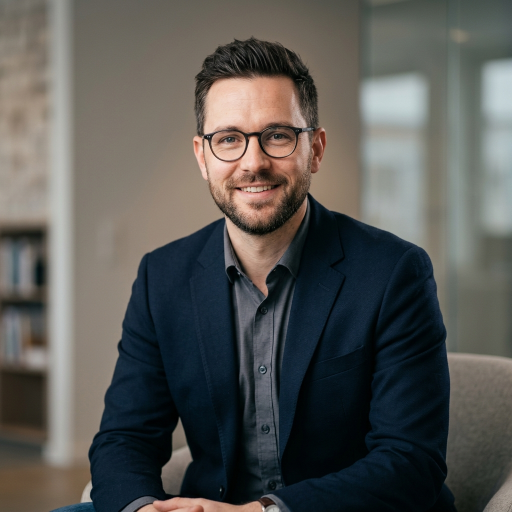
#> input picture me.jpg, 1024 x 1024 px, found by its file name (shown at 1/2 size)
$ python dotify.py me.jpg -o assets/portrait
#> lines starting #> are read from the running program, lines starting #| are printed output that depends on the picture
#!/usr/bin/env python3
"""
dotify.py - turn a photo into dot-matrix / binary-grid art as an SVG.

Usage
-----
    python scripts/dotify.py me.jpg -o assets/portrait
    python scripts/dotify.py me.jpg -o assets/portrait --mode binary --cols 64
    python scripts/dotify.py me.jpg -o assets/portrait --circle --animate --color

Writes <out>-dark.svg and <out>-light.svg so the README can swap them with
<picture> + prefers-color-scheme. Also writes <out>.txt for the text modes.

Modes
-----
  dots    halftone: one circle per cell, radius scales with brightness
  binary  a grid of 0/1 glyphs, opacity scales with brightness
  ascii   plain ASCII ramp -> .txt (paste inside a ``` code block)
  braille unicode braille blocks -> .txt (4x denser than ascii)
"""

from __future__ import annotations

import argparse
import math
import sys
from pathlib import Path

try:
    from PIL import Image, ImageChops, ImageEnhance, ImageFilter, ImageOps
except ImportError:  # pragma: no cover
    sys.exit("Pillow is required:  python -m pip install Pillow")


# --------------------------------------------------------------------------- #
# themes
# --------------------------------------------------------------------------- #

THEMES = {
    # name: (foreground, dim-foreground, background-or-None)
    "dark": ("#39d353", "#0e4429", None),
    "light": ("#216e39", "#aceebb", None),
}

ASCII_RAMP = "@%#*+=-:. "  # dark -> light
BRAILLE_BASE = 0x2800
# bit order for a 2x4 braille cell: (col, row) -> dot bit
BRAILLE_BITS = [[0x01, 0x08], [0x02, 0x10], [0x04, 0x20], [0x40, 0x80]]


# --------------------------------------------------------------------------- #
# image prep
# --------------------------------------------------------------------------- #


# [11 lines left out: function square_crop, not called in this run]


def load_grid(path: Path, cols: int, contrast: float, gamma: float,
              cell_aspect: float, square: bool = False,
              focus: tuple[float, float] = (0.5, 0.5),
              equalize: bool = False, detail: float = 0.0):
    """Return (width, height, lum[y][x] in 0..1, rgb[y][x]).

    If the source has an alpha channel it is treated as a subject cutout: the
    image is flattened onto black, and the mask is carried through so nothing
    is ever drawn outside the subject and so `equalize` only measures the
    subject's own histogram rather than a huge empty background.
    """
#> called with cols = 88, contrast = 1.25, gamma = 1, cell_aspect = 1, square = False, focus = (0.5, 0.5), equalize = False, detail = 0
    img = ImageOps.exif_transpose(Image.open(path))
#> img is the input picture: PIL image 1024x1024 RGB; mean R, G, B 87.7, 87.3, 84

    mask = None
    if img.mode in ("RGBA", "LA", "P"):
        img = img.convert("RGBA")
        if img.split()[3].getextrema()[0] < 250:  # a real cutout, not a stray channel
            mask = img.split()[3]
        flat = Image.new("RGBA", img.size, (0, 0, 0, 255))
        flat.alpha_composite(img)
        img = flat
    img = img.convert("RGB")

    if square:
        img = square_crop(img, *focus)
        if mask is not None:
            mask = square_crop(mask, *focus)

    gray = img.convert("L")
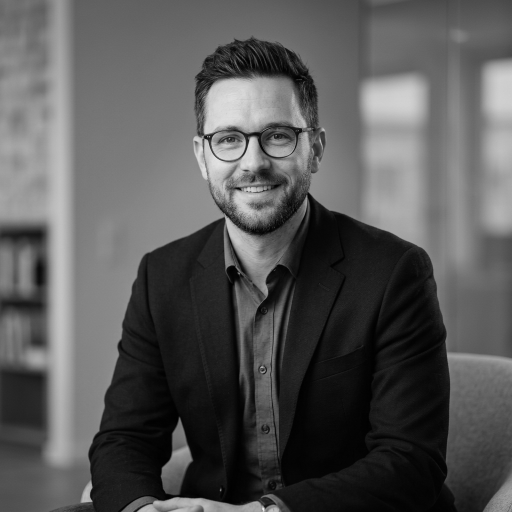
#> gray: PIL image 1024x1024 L (shown at 1/2 size); min 0, max 251, mean 87

    # A lit face against near-black hair spans a far wider range than the ~10
    # tones a dot ramp can show. Equalising against the subject's own histogram
    # buys back the shadow detail; the unsharp pass puts local facial structure
    # back on top of the flattened result.
    if equalize:
        binmask = mask.point(lambda v: 255 if v > 127 else 0) if mask else None
        gray = ImageOps.equalize(gray, mask=binmask)
    if detail > 0:
        radius = max(2, round(min(img.size) / 52))
        gray = gray.filter(ImageFilter.UnsharpMask(
            radius=radius, percent=round(detail * 100), threshold=0))
    if contrast != 1.0:
        gray = ImageEnhance.Contrast(gray).enhance(contrast)
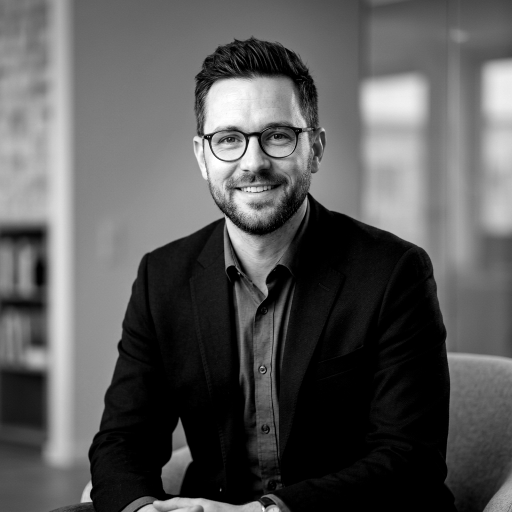
#> gray: PIL image 1024x1024 L (shown at 1/2 size); min 0, max 255, mean 88.3
        img = ImageEnhance.Contrast(img).enhance(contrast)
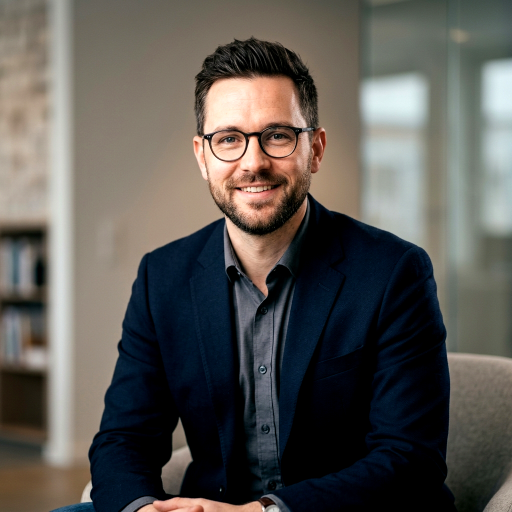
#> img: PIL image 1024x1024 RGB (shown at 1/2 size); mean R, G, B 91.2, 88.3, 83.7

    w, h = img.size
#> w = 1024; h = 1024
    # cell_aspect is cell width / cell height: 1.0 for square dot cells,
    # ~0.5 for monospace glyphs (which are about twice as tall as they are wide)
    rows = max(1, round(cols * (h / w) * cell_aspect))
#> rows = 88
    small_g = gray.resize((cols, rows), Image.Resampling.LANCZOS)
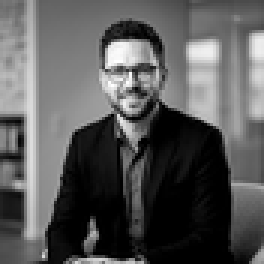
#> small_g: PIL image 88x88 L (shown 3 times larger); min 0, max 255, mean 88.4
    if mask is not None:
        small_m = mask.resize((cols, rows), Image.Resampling.LANCZOS)
        small_g = ImageChops.multiply(small_g, small_m)
    small_c = img.resize((cols, rows), Image.Resampling.LANCZOS)
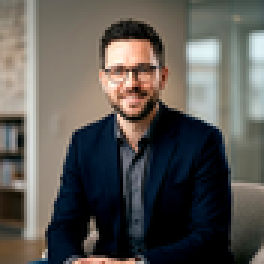
#> small_c: PIL image 88x88 RGB (shown 3 times larger); mean R, G, B 91.3, 88.3, 83.8

    gp, cp = small_g.load(), small_c.load()
    rgb, lum = [], []
    for y in range(rows):
        rgb_row, lum_row = [], []
        for x in range(cols):
            rgb_row.append(cp[x, y])
            v = gp[x, y] / 255.0
            lum_row.append(min(1.0, max(0.0, v ** gamma)))
        rgb.append(rgb_row)
        lum.append(lum_row)
#> after the loop, lum = 88 items; rgb = 88 items
    return cols, rows, lum, rgb


# [10 lines left out: function circle_falloff, not called in this run]


# --------------------------------------------------------------------------- #
# svg builders
# --------------------------------------------------------------------------- #

def svg_header(w, h, rows, opts):
    css = []

    if opts.animate:
        # slow shimmer sweeping across the columns, staggered by lane
        css.append("@keyframes dp{0%,100%{opacity:.45}50%{opacity:1}}")
        css.append(f".d{{animation:dp {opts.duration}s ease-in-out infinite}}")
        css += [f".l{i}{{animation-delay:{i / opts.lanes * opts.duration:.2f}s}}"
                for i in range(opts.lanes)]

    if opts.reveal:
        # Row-by-row load-in. The animation goes on a <g> wrapping each row
        # rather than on the dots themselves: group opacity MULTIPLIES with the
        # children's own opacity, so binary mode keeps its per-glyph tone
        # instead of having it overwritten, and it is one class per row rather
        # than one per dot.
        step = opts.reveal_time / max(rows - 1, 1)
        css.append("@keyframes rv{from{opacity:0}to{opacity:1}}")
        css.append(f".rw{{animation:rv {opts.reveal_fade}s ease-out both}}")
        css += [
            f".r{y}{{animation-delay:{(rows - 1 - y if opts.reveal_dir == 'up' else y) * step:.3f}s}}"
            for y in range(rows)
        ]

    style = f"<style>{''.join(css)}</style>" if css else ""
    bgrect = f'<rect width="100%" height="100%" fill="{opts.bg}"/>' if opts.bg else ""
    pad = opts.pad
    return (
        f'<svg xmlns="http://www.w3.org/2000/svg" '
        f'viewBox="0 0 {w + 2 * pad} {h + 2 * pad}" '
        f'width="{w + 2 * pad}" height="{h + 2 * pad}" role="img" '
        f'aria-label="dot-matrix portrait">{style}{bgrect}'
        f'<g transform="translate({pad},{pad})">'
    )


def build_dots(cols, rows, lum, rgb, theme, opts):
    fg, dim, _ = THEMES[theme]
    cell = opts.cell
    max_r = cell * 0.5 * opts.dot_scale
    lanes = opts.lanes
    out = []
    for y in range(rows):
        row = []
        for x in range(cols):
            v = lum[y][x]
            if opts.invert:
                v = 1 - v
            if opts.circle:
                v *= circle_falloff(x, y, cols, rows)
            if v < opts.floor:
                continue
            r = max_r * (v ** 0.85)
            if r < 0.18:
                continue
            cx = x * cell + cell / 2
            cy = y * cell + cell / 2
            if opts.color:
                cr, cg, cb = rgb[y][x]
                fill = f"#{cr:02x}{cg:02x}{cb:02x}"
            else:
                fill = fg if v > 0.42 else dim
            cls = f' class="d l{x % lanes}"' if opts.animate else ""
            row.append(
                f'<circle cx="{cx:.1f}" cy="{cy:.1f}" r="{r:.2f}" fill="{fill}"{cls}/>'
            )
        if not row:
            continue
        if opts.reveal:
            out.append(f'<g class="rw r{y}">{"".join(row)}</g>')
        else:
            out += row
    return "".join(out), cols * cell, rows * cell


# [77 lines left out: functions build_binary, build_ascii, build_braille, not called in this run]


# --------------------------------------------------------------------------- #
# main
# --------------------------------------------------------------------------- #


def main(argv=None):
    p = argparse.ArgumentParser(description=__doc__,
                                formatter_class=argparse.RawDescriptionHelpFormatter)
    p.add_argument("image", type=Path, help="source photo (jpg/png/webp)")
    p.add_argument("-o", "--out", type=Path, default=Path("assets/portrait"),
                   help="output path WITHOUT extension (default: assets/portrait)")
    p.add_argument("--mode", choices=("dots", "binary", "ascii", "braille"),
                   default="dots")
    p.add_argument("--cols", type=int, default=88, help="dots across (default 88)")
    p.add_argument("--cell", type=float, default=10.0, help="SVG units per cell")
    p.add_argument("--dot-scale", type=float, default=0.92,
                   help="max dot diameter as a fraction of the cell")
    p.add_argument("--gamma", type=float, default=1.0,
                   help="<1 brightens midtones, >1 darkens them")
    p.add_argument("--contrast", type=float, default=1.25)
    p.add_argument("--equalize", action="store_true",
                   help="equalise against the subject's own histogram — the fix "
                        "for a lit face against dark hair losing all shadow detail")
    p.add_argument("--detail", type=float, default=0.0, metavar="N",
                   help="local-contrast boost, 0-1.5. Puts facial structure back "
                        "after --equalize flattens it; 0.5 is a good start")
    p.add_argument("--floor", type=float, default=0.06,
                   help="drop cells dimmer than this (keeps the file small)")
    p.add_argument("--threshold", type=float, default=0.45,
                   help="on/off cutoff for braille mode")
    p.add_argument("--cell-aspect", type=float, default=1.0,
                   help="cell width/height; use 0.5 for ascii mode")
    p.add_argument("--square", action="store_true",
                   help="crop to 1:1 before converting")
    p.add_argument("--focus", default="0.5,0.5", metavar="X,Y",
                   help="focus point for --square as fractions of width,height "
                        "(default 0.5,0.5; use e.g. 0.55,0.42 to centre a face "
                        "sitting right of and above the middle)")
    p.add_argument("--invert", action="store_true",
                   help="big dots on DARK areas instead of light ones")
    p.add_argument("--circle", action="store_true",
                   help="mask to a circle (avatar style)")
    p.add_argument("--color", action="store_true",
                   help="tint each dot with the source pixel colour")
    p.add_argument("--animate", action="store_true",
                   help="add a slow shimmer sweeping across the columns")
    p.add_argument("--lanes", type=int, default=14, help="shimmer stagger groups")
    p.add_argument("--duration", type=float, default=4.0, help="shimmer seconds")
    p.add_argument("--reveal", action="store_true",
                   help="draw the image in row by row on load, like a slow scan")
    p.add_argument("--reveal-time", type=float, default=2.5, metavar="SEC",
                   help="how long the full top-to-bottom sweep takes (default 2.5)")
    p.add_argument("--reveal-fade", type=float, default=0.45, metavar="SEC",
                   help="how long one row takes to fade in (default 0.45)")
    p.add_argument("--reveal-dir", choices=("down", "up"), default="down",
                   help="sweep direction (default down)")
    p.add_argument("--pad", type=float, default=8.0)
    p.add_argument("--bg", default="", help="optional background colour")
    args = p.parse_args(argv)

    if args.mode == "ascii" and args.cell_aspect == 1.0:
        args.cell_aspect = 0.5  # monospace glyphs are ~2:1

    if not args.image.exists():
        sys.exit(f"no such image: {args.image}")

    try:
        fx, fy = (float(v) for v in args.focus.split(","))
    except ValueError:
        sys.exit(f"--focus wants two numbers like 0.55,0.42 (got {args.focus!r})")

    args.out.parent.mkdir(parents=True, exist_ok=True)
    cols, rows, lum, rgb = load_grid(args.image, args.cols, args.contrast,
                                     args.gamma, args.cell_aspect,
                                     args.square, (fx, fy),
                                     args.equalize, args.detail)
#> cols = 88; rows = 88; lum = 88 items; rgb = 88 items

    if args.mode in ("ascii", "braille"):
        text = (build_ascii if args.mode == "ascii" else build_braille)(
            cols, rows, lum, args)
        txt = args.out.with_suffix(".txt")
        txt.write_text(text, encoding="utf-8")
        print(f"wrote {txt}  ({cols}x{rows} cells)")
        return

    builder = build_dots if args.mode == "dots" else build_binary
    # In --color mode the dot fills come from the photo, so the light and dark
    # renders would be byte-identical. Emit one theme-neutral file instead.
    themes = ("dark",) if args.color else ("dark", "light")
    for theme in themes:
        body, w, h = builder(cols, rows, lum, rgb, theme, args)
        svg = svg_header(w, h, rows, args) + body + "</g></svg>"
        stem = args.out.name if args.color else f"{args.out.name}-{theme}"
        dest = args.out.with_name(f"{stem}.svg")
        dest.write_text(svg, encoding="utf-8")
        print(f"wrote {dest}  ({len(svg) / 1024:.0f} KB, {cols}x{rows} cells)")
#> this loop made 2 passes
#> (w, h) on passes 1 to 2: (880, 880), (880, 880)
#| wrote assets/portrait-dark.svg  (307 KB, 88x88 cells)
#| wrote assets/portrait-light.svg  (307 KB, 88x88 cells)


if __name__ == "__main__":
    main()

$ run again, with 1787543912548.png saved as me.jpg
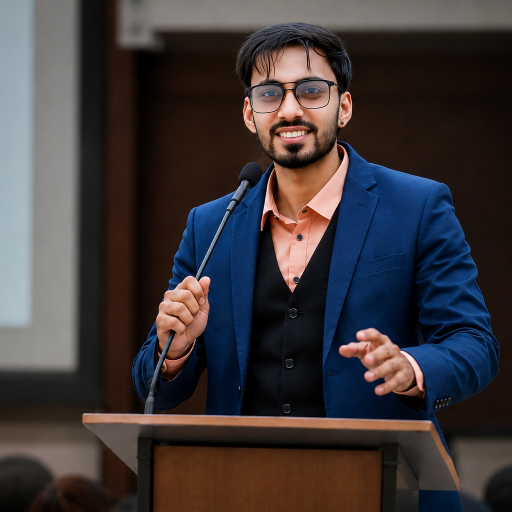
#> input picture 1787543912548.png, 1024 x 1024 px, found by its file name (shown at 1/2 size)
#> in load_grid, img is the input picture: PIL image 1024x1024 RGB; mean R, G, B 62.1, 56, 57.7
#> in load_grid, `small_g = gray.resize((cols, rows), Image.Resampling.LANCZOS)`:
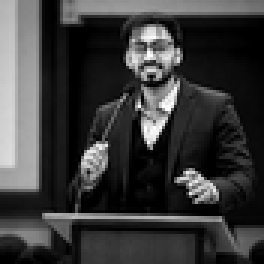
#> small_g: PIL image 88x88 L (shown 3 times larger); min 0, max 255, mean 58.4
#> in load_grid, `small_c = img.resize((cols, rows), Image.Resampling.LANCZOS)`:
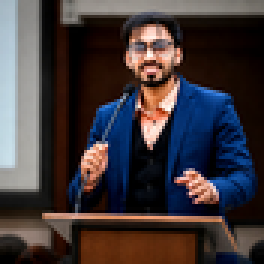
#> small_c: PIL image 88x88 RGB (shown 3 times larger); mean R, G, B 64, 56, 58.7
#> after the loop in load_grid, `for y in range(rows):`: lum = 88 items
#> in main, `cols, rows, lum, rgb = load_grid(args.image, args.cols, args.contrast,..`: cols = 88; lum = 88 items
#> the loop in main, `for theme in themes:` made 2 passes
#> (w, h) on passes 1 to 2: (880, 880), (880, 880)
#> (printed output is left out)
